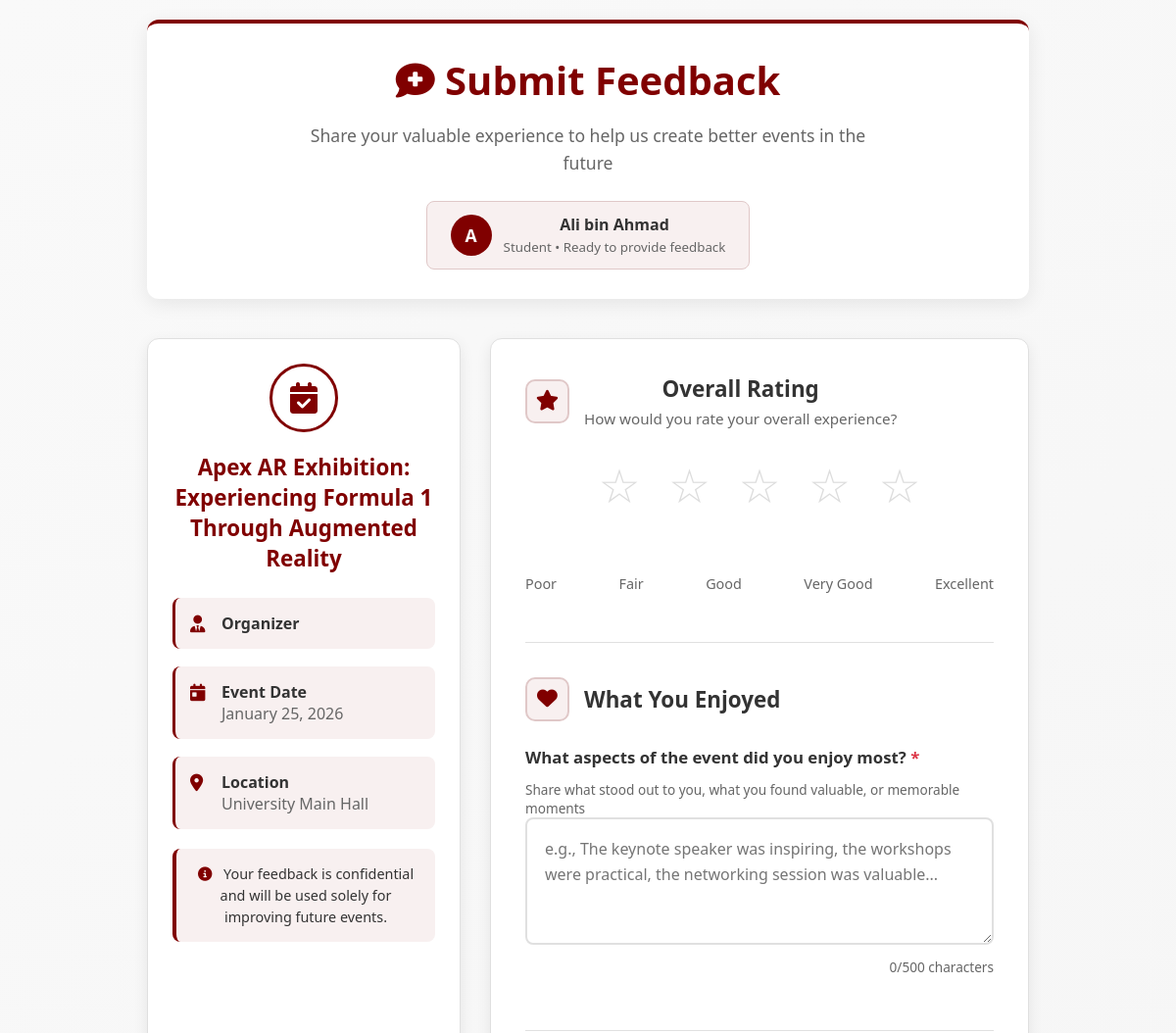
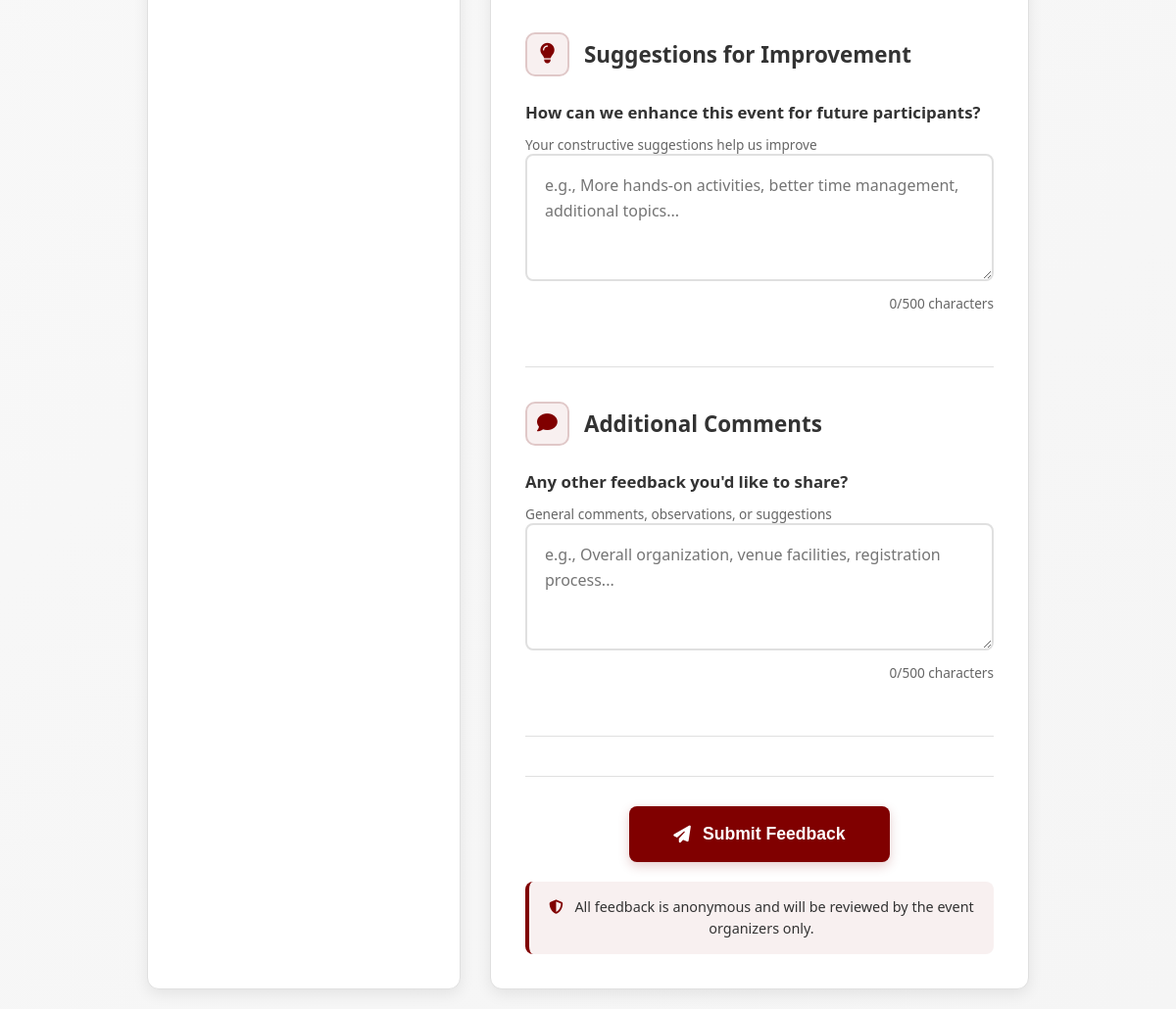
Screenshot of /feedback/submit.php with the database file from the repository (2 pictures, top to bottom).
### tables this page shows
CREATE TABLE `events` (
  `id` int(11) NOT NULL,
  `event_name` varchar(255) NOT NULL,
  `description` text NOT NULL,
  `organizer_id` int(11) NOT NULL,
  `contact_person` varchar(100) DEFAULT NULL,
  `contact_no` varchar(20) DEFAULT NULL,
  `type` enum('Workshop','Seminar','Competition','Festival','Sport','Course') NOT NULL,
  `venue` varchar(255) NOT NULL,
  `event_date` date NOT NULL,
  `event_time` time NOT NULL,
  `mode` enum('Physical','Online','Hybrid') NOT NULL,
  `registration_close_date` date NOT NULL,
  `max_participants` int(11) DEFAULT NULL,
  `fee` decimal(10,2) NOT NULL DEFAULT 0.00,
  `remarks` text DEFAULT NULL,
  `poster` varchar(255) DEFAULT NULL,
  `status` enum('pending','approved','archived') DEFAULT 'pending',
  `visibility` enum('public','university') NOT NULL DEFAULT 'public'
);

### feedback/submit.php (the view, shortened to what this page needs)
<?php
require_once 'config.php';
$event_id = $_GET['event_id'] ?? 1;
$sql = "SELECT * FROM events WHERE id = $event_id";
$result = mysqli_query($conn, $sql);
$event = mysqli_fetch_assoc($result);
?>
<!DOCTYPE html>
<html lang="en">
<head>
    <link rel="stylesheet" href="https://cdnjs.cloudflare.com/ajax/libs/font-awesome/6.4.0/css/all.min.css">
</head>
<body>
    <div class="container">
        <div class="header">
            <h1><i class="fas fa-comment-medical"></i> Submit Feedback</h1>
            <p>Share your valuable experience to help us create better events in the future</p>
            <div class="user-info-badge">
                <div class="user-avatar">
                    <?php echo strtoupper(substr($_SESSION['user_name'], 0, 1)); ?>
                </div>
                <div>
                    <strong><?php echo htmlspecialchars($_SESSION['user_name']); ?></strong><br>
                    <small style="color: var(--gray);"><?php echo ucfirst($_SESSION['user_role']); ?> • Ready to provide feedback</small>
                </div>
            </div>
        </div>
        <div class="content-wrapper">
            <aside class="sidebar">
                <div class="event-card">
                    <div class="event-icon">
                        <i class="fas fa-calendar-check"></i>
                    </div>
                    <h3><?php echo htmlspecialchars($event['event_name']); ?></h3>
                    <div class="event-details">
                        <div class="detail-item">
                            <i class="fas fa-user-tie"></i>
                            <div>
                                <strong>Organizer</strong><br>
                            </div>
                        </div>
                        <div class="detail-item">
                            <i class="fas fa-calendar-day"></i>
                            <div>
                                <strong>Event Date</strong><br>
                                <span style="color: var(--gray);"><?php echo date('F j, Y', strtotime($event['event_date'])); ?></span>
                            </div>
                        </div>
                        <div class="detail-item">
                            <i class="fas fa-map-marker-alt"></i>
                            <div>
                                <strong>Location</strong><br>
                                <span style="color: var(--gray);"><?php echo htmlspecialchars($event['location'] ?? 'University Main Hall'); ?></span>
                            </div>
                        </div>
                    </div>
                    <div class="info-note">
                        <i class="fas fa-info-circle" style="color: var(--maroon); margin-right: 8px;"></i>
                        Your feedback is confidential and will be used solely for improving future events.
                    </div>
                </div>
            </aside>
            <main class="main-form">
                <form action="save.php" method="POST" id="feedbackForm">
                    <section class="form-section rating-section">
                        <div class="section-header">
                            <div class="section-icon">
                                <i class="fas fa-star"></i>
                            </div>
                            <div>
                                <h3>Overall Rating</h3>
                                <p>How would you rate your overall experience?</p>
                            </div>
                        </div>
                        <div class="stars-container">
                            <div class="stars" id="starRating">
                                <span class="star" data-value="1">☆</span>
                                <span class="star" data-value="2">☆</span>
                                <span class="star" data-value="3">☆</span>
                                <span class="star" data-value="4">☆</span>
                                <span class="star" data-value="5">☆</span>
                            </div>
                            <div id="ratingText" class="rating-text"></div>
                            <div class="rating-labels">
                                <span>Poor</span>
                                <span>Fair</span>
                                <span>Good</span>
                                <span>Very Good</span>
                                <span>Excellent</span>
                            </div>
                        </div>
                    </section>
                    <section class="form-section">
                        <div class="section-header">
                            <div class="section-icon">
                                <i class="fas fa-heart"></i>
                            </div>
                            <h3>What You Enjoyed</h3>
                        </div>
                        <div class="form-group">
                            <label for="enjoyed">What aspects of the event did you enjoy most? <span class="required">*</span></label>
                            <small>Share what stood out to you, what you found valuable, or memorable moments</small>
                            <textarea
                                id="enjoyed"
                                name="enjoyed"
                                placeholder="e.g., The keynote speaker was inspiring, the workshops were practical, the networking session was valuable..."
                                required
                            ></textarea>
                            <div class="character-count"><span id="enjoyedCount">0</span>/500 characters</div>
                        </div>
                    </section>
                    <section class="form-section">
                        <div class="section-header">
                            <div class="section-icon">
                                <i class="fas fa-lightbulb"></i>
                            </div>
                            <h3>Suggestions for Improvement</h3>
                        </div>
                        <div class="form-group">
                            <label for="improve">How can we enhance this event for future participants?</label>
                            <small>Your constructive suggestions help us improve</small>
                            <textarea
                                id="improve"
                                name="improve"
                                placeholder="e.g., More hands-on activities, better time management, additional topics..."
                            ></textarea>
                            <div class="character-count"><span id="improveCount">0</span>/500 characters</div>
                        </div>
                    </section>
                    <section class="form-section">
                        <div class="section-header">
                            <div class="section-icon">
                                <i class="fas fa-comment"></i>
                            </div>
                            <h3>Additional Comments</h3>
                        </div>
                        <div class="form-group">
                            <label for="comments">Any other feedback you'd like to share?</label>
                            <small>General comments, observations, or suggestions</small>
                            <textarea
                                id="comments"
                                name="comments"
                                placeholder="e.g., Overall organization, venue facilities, registration process..."
                            ></textarea>
                            <div class="character-count"><span id="commentsCount">0</span>/500 characters</div>
                        </div>
                    </section>
                    <div class="form-footer">
                        <button type="submit" class="btn-submit">
                            <i class="fas fa-paper-plane"></i>
                            Submit Feedback
                        </button>
                        <div class="info-note" style="margin-top: 20px;">
                            <i class="fas fa-shield-alt" style="color: var(--maroon); margin-right: 8px;"></i>
                            All feedback is anonymous and will be reviewed by the event organizers only.
                        </div>
                    </div>
                </form>
            </main>
        </div>
    </div>
</body>
</html>

### rows the page displays
events: event_name "Apex AR Exhibition: Experiencing Formula 1 Through Augmented Reality", event_date "January 25, 2026"

### other values shown
substr($_SESSION['user_name'], 0, 1) "A"
$_SESSION['user_name'] "Ali bin Ahmad"
$_SESSION['user_role'] "Student"
$event['location'] "University Main Hall"
